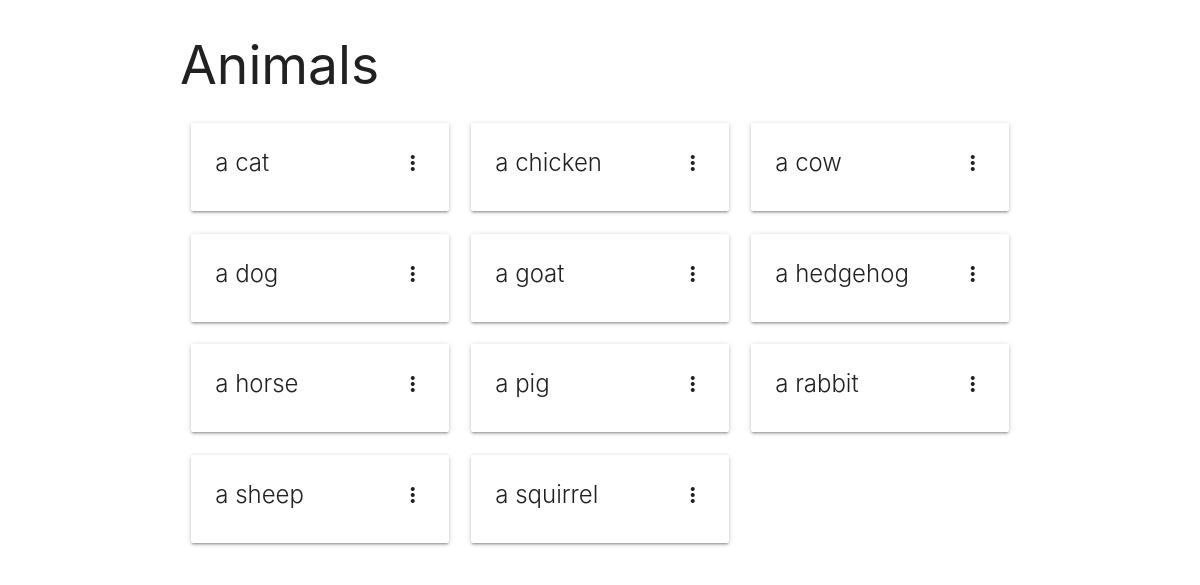
Before: /animals/ with the older database file.
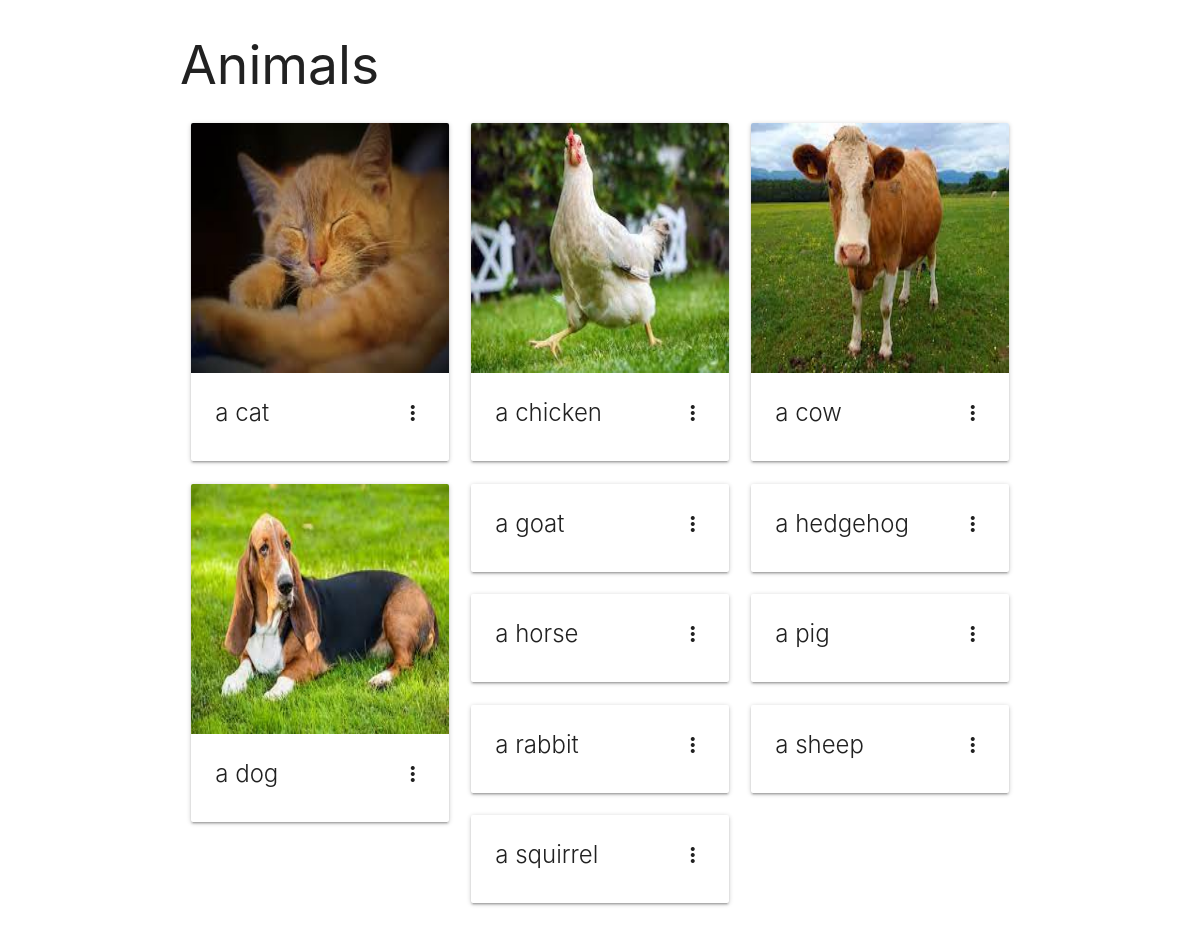
After: the same page with the newer database file.
### animals/models.py (models this page shows, shortened)
class Animal(models.Model):
    english = models.CharField(max_length=20)
    french = models.CharField(max_length=20)
    photo = models.ImageField(blank=True)
    class Meta:
        ordering = ['english']

### animals/views.py (the view)
# urls.py: path('', AnimalListView.as_view(), name='animal-list'),
class AnimalListView(ListView):
    model = Animal

### animals/templates/animals/animal_list.html (shortened to what this page needs)
<head>
    {% load static %}
</head>
<body>
{% include 'animals/includes/header.html' %}
    <div class="container">
        {% block content %}
            <h2>Animals</h2>
            <div class="row">
                {% for animal in object_list %}
                    <div class="col s4">
                        <div class="card">
                            <div class="card-image waves-effect waves-block waves-light">
                                {% if animal.photo %}
                                    <img src= "{{ animal.photo.url|slice:"1:" }}" width="150" height="250" class="">
                                {% endif %}
                            </div>
                            <div class="card-content">
                                <span class="card-title activator grey-text text-darken-4">{{ animal.english }}<i class="material-icons right">more_vert</i></span>
                            </div>
                        </div>
                    </div>
                {% endfor %}
            </div>
        {% endblock %}
    </div>
</body>

### animals/templates/animals/includes/header.html (shortened to what this page needs)
<head>
    {% load static %}
    <link rel="stylesheet" href="https://cdnjs.cloudflare.com/ajax/libs/materialize/1.0.0/css/materialize.min.css">
</head>
<body>
</body>

Changed rows visible on the page:
changed Animal "a cat": photo: picture added
changed Animal "a chicken": photo: picture added
changed Animal "a cow": photo: picture added
changed Animal "a dog": photo: picture added
